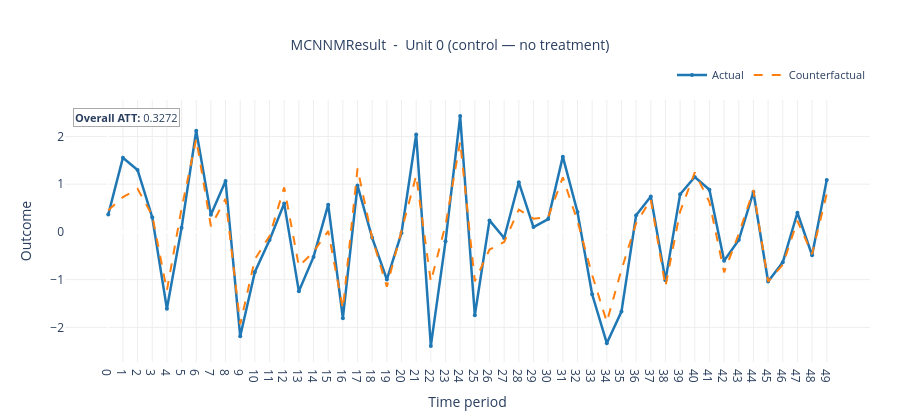

Notebook cell for this chart:
### Code cell
# Control unit — no treatment; counterfactual should track actual closely
control_units = np.where(~np.any(Z > 0, axis=1))[0]
unit_control  = int(control_units[0])

res_mcnnm.plot_actual_vs_counterfactual(
    unit=unit_control,
    unit_label=f"Unit {unit_control} (control — no treatment)",
    time_labels=list(range(T)),
).show()

### Figure 1 — Plotly figure (JSON) as saved in the notebook; plotly's stock layout.template omitted (floating-point values rounded to 4 significant figures)
{"data": [{"hovertemplate": "t=%{x}  actual=%{y:.4g}<extra></extra>", "line": {"color": "#1f77b4", "width": 2.5}, "marker": {"size": 4}, "mode": "lines+markers", "name": "Actual", "type": "scatter", "x": [0, 1, 2, 3, 4, 5, 6, 7, 8, 9, 10, 11, 12, 13, 14, 15, 16, 17, 18, 19, 20, 21, 22, 23, 24, 25, 26, 27, 28, 29, 30, 31, 32, 33, 34, 35, 36, 37, 38, 39, 40, 41, 42, 43, 44, 45, 46, 47, 48, 49], "y": [0.3629, 1.555, 1.299, 0.3064, -1.61, 0.08498, 2.119, 0.3608, 1.066, -2.188, -0.8401, -0.1701, 0.5938, -1.246, -0.5231, 0.5711, -1.807, 0.971, -0.1229, -0.9976, -0.0211, 2.043, -2.389, -0.1972, 2.428, -1.746, 0.2413, -0.1265, 1.039, 0.1012, 0.2683, 1.578, 0.419, -1.307, -2.332, -1.669, 0.348, 0.7417, -1.015, 0.791, 1.152, 0.8833, -0.6021, -0.1691, 0.8383, -1.039, -0.6372, 0.4024, -0.4888, 1.086]}, {"hovertemplate": "t=%{x}  counterfactual=%{y:.4g}<extra></extra>", "line": {"color": "#ff7f0e", "dash": "dash", "width": 2}, "mode": "lines", "name": "Counterfactual", "type": "scatter", "x": [0, 1, 2, 3, 4, 5, 6, 7, 8, 9, 10, 11, 12, 13, 14, 15, 16, 17, 18, 19, 20, 21, 22, 23, 24, 25, 26, 27, 28, 29, 30, 31, 32, 33, 34, 35, 36, 37, 38, 39, 40, 41, 42, 43, 44, 45, 46, 47, 48, 49], "y": [0.4532, 0.7314, 0.9029, 0.3463, -1.227, 0.4929, 1.949, 0.1199, 0.6951, -1.934, -0.5723, -0.0853, 0.933, -0.7182, -0.4168, 0.01837, -1.609, 1.33, -0.1304, -1.148, 0.02302, 1.183, -1.041, 0.145, 1.891, -1.033, -0.3703, -0.2109, 0.4681, 0.2771, 0.3091, 1.143, 0.2282, -0.9005, -1.887, -0.793, 0.1829, 0.6774, -1.144, 0.4271, 1.246, 0.6257, -0.8467, -0.04081, 0.8794, -1.041, -0.6895, 0.2321, -0.4641, 0.7994]}], "layout": {"annotations": [{"align": "left", "bgcolor": "rgba(255,255,255,0.90)", "bordercolor": "#aaaaaa", "borderwidth": 1, "font": {"size": 11}, "showarrow": false, "text": "<b>Overall ATT:</b> 0.3272", "x": 0.01, "xanchor": "left", "xref": "paper", "y": 0.97, "yanchor": "top", "yref": "paper"}], "height": 420, "hovermode": "x unified", "legend": {"font": {"size": 11}, "orientation": "h", "x": 1, "xanchor": "right", "y": 1.04, "yanchor": "bottom"}, "margin": {"b": 55, "l": 65, "r": 30, "t": 100}, "paper_bgcolor": "white", "plot_bgcolor": "white", "title": {"font": {"size": 14}, "text": "MCNNMResult  -  Unit 0 (control — no treatment)", "x": 0.5, "xanchor": "center"}, "xaxis": {"gridcolor": "#eeeeee", "showgrid": true, "ticktext": ["0", "1", "2", "3", "4", "5", "6", "7", "8", "9", "10", "11", "12", "13", "14", "15", "16", "17", "18", "19", "20", "21", "22", "23", "24", "25", "26", "27", "28", "29", "30", "31", "32", "33", "34", "35", "36", "37", "38", "39", "40", "41", "42", "43", "44", "45", "46", "47", "48", "49"], "tickvals": [0, 1, 2, 3, 4, 5, 6, 7, 8, 9, 10, 11, 12, 13, 14, 15, 16, 17, 18, 19, 20, 21, 22, 23, 24, 25, 26, 27, 28, 29, 30, 31, 32, 33, 34, 35, 36, 37, 38, 39, 40, 41, 42, 43, 44, 45, 46, 47, 48, 49], "title": {"text": "Time period"}}, "yaxis": {"gridcolor": "#eeeeee", "showgrid": true, "title": {"text": "Outcome"}}}}
